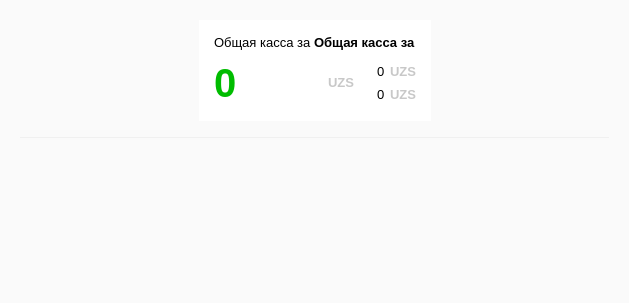
<?xml version="1.0" encoding="UTF-8"?>
<ui version="4.0">
 <class>Dashboard</class>
 <widget class="QWidget" name="Dashboard">
  <property name="geometry">
   <rect>
    <x>0</x>
    <y>0</y>
    <width>629</width>
    <height>303</height>
   </rect>
  </property>
  <property name="windowTitle">
   <string>Form</string>
  </property>
  <property name="styleSheet">
   <string notr="true"/>
  </property>
  <layout class="QGridLayout" name="gridLayout">
   <property name="leftMargin">
    <number>0</number>
   </property>
   <property name="topMargin">
    <number>0</number>
   </property>
   <property name="rightMargin">
    <number>0</number>
   </property>
   <property name="bottomMargin">
    <number>0</number>
   </property>
   <property name="spacing">
    <number>0</number>
   </property>
   <item row="0" column="0">
    <widget class="QFrame" name="frame_2">
     <property name="styleSheet">
      <string notr="true">background-color: rgb(250, 250, 250);
</string>
     </property>
     <property name="frameShape">
      <enum>QFrame::NoFrame</enum>
     </property>
     <property name="frameShadow">
      <enum>QFrame::Plain</enum>
     </property>
     <property name="lineWidth">
      <number>0</number>
     </property>
     <layout class="QVBoxLayout" name="verticalLayout_3" stretch="0,0,1">
      <property name="spacing">
       <number>15</number>
      </property>
      <property name="leftMargin">
       <number>20</number>
      </property>
      <property name="topMargin">
       <number>20</number>
      </property>
      <property name="rightMargin">
       <number>20</number>
      </property>
      <property name="bottomMargin">
       <number>0</number>
      </property>
      <item>
       <layout class="QHBoxLayout" name="horizontalLayout">
        <property name="spacing">
         <number>0</number>
        </property>
        <property name="topMargin">
         <number>0</number>
        </property>
        <item>
         <spacer name="horizontalSpacer_2">
          <property name="orientation">
           <enum>Qt::Horizontal</enum>
          </property>
          <property name="sizeHint" stdset="0">
           <size>
            <width>40</width>
            <height>20</height>
           </size>
          </property>
         </spacer>
        </item>
        <item>
         <widget class="QFrame" name="frame_7">
          <property name="styleSheet">
           <string notr="true">background-color: rgb(255, 255, 255);</string>
          </property>
          <property name="frameShape">
           <enum>QFrame::NoFrame</enum>
          </property>
          <property name="frameShadow">
           <enum>QFrame::Raised</enum>
          </property>
          <property name="lineWidth">
           <number>0</number>
          </property>
          <layout class="QVBoxLayout" name="verticalLayout" stretch="0,0">
           <property name="spacing">
            <number>10</number>
           </property>
           <property name="leftMargin">
            <number>15</number>
           </property>
           <property name="topMargin">
            <number>15</number>
           </property>
           <property name="rightMargin">
            <number>15</number>
           </property>
           <property name="bottomMargin">
            <number>15</number>
           </property>
           <item>
            <layout class="QHBoxLayout" name="horizontalLayout_34" stretch="0,1">
             <property name="spacing">
              <number>0</number>
             </property>
             <property name="topMargin">
              <number>0</number>
             </property>
             <property name="bottomMargin">
              <number>0</number>
             </property>
             <item>
              <widget class="QLabel" name="info_label_18">
               <property name="font">
                <font>
                 <pointsize>10</pointsize>
                 <weight>50</weight>
                 <bold>false</bold>
                </font>
               </property>
               <property name="text">
                <string>Общая касса за </string>
               </property>
               <property name="wordWrap">
                <bool>false</bool>
               </property>
              </widget>
             </item>
             <item>
              <widget class="QLabel" name="today_label">
               <property name="font">
                <font>
                 <pointsize>10</pointsize>
                 <weight>75</weight>
                 <bold>true</bold>
                </font>
               </property>
               <property name="text">
                <string>Общая касса за</string>
               </property>
               <property name="wordWrap">
                <bool>false</bool>
               </property>
              </widget>
             </item>
            </layout>
           </item>
           <item>
            <layout class="QHBoxLayout" name="horizontalLayout_31" stretch="1,0,0">
             <property name="spacing">
              <number>10</number>
             </property>
             <property name="bottomMargin">
              <number>0</number>
             </property>
             <item>
              <widget class="QLabel" name="total_sum_label">
               <property name="font">
                <font>
                 <pointsize>30</pointsize>
                 <weight>75</weight>
                 <bold>true</bold>
                </font>
               </property>
               <property name="styleSheet">
                <string notr="true">color: rgb(0, 188, 0);</string>
               </property>
               <property name="text">
                <string>0</string>
               </property>
              </widget>
             </item>
             <item>
              <widget class="QLabel" name="info_label_13">
               <property name="font">
                <font>
                 <pointsize>10</pointsize>
                 <weight>75</weight>
                 <bold>true</bold>
                </font>
               </property>
               <property name="text">
                <string>&lt;html&gt;&lt;head/&gt;&lt;body&gt;&lt;p&gt;&lt;span style=&quot; color:#c8c8c8;&quot;&gt;UZS&lt;/span&gt;&lt;/p&gt;&lt;/body&gt;&lt;/html&gt;</string>
               </property>
               <property name="wordWrap">
                <bool>false</bool>
               </property>
              </widget>
             </item>
             <item>
              <layout class="QVBoxLayout" name="verticalLayout_15">
               <property name="spacing">
                <number>0</number>
               </property>
               <property name="rightMargin">
                <number>0</number>
               </property>
               <item>
                <layout class="QHBoxLayout" name="horizontalLayout_32" stretch="0,0,0">
                 <property name="spacing">
                  <number>5</number>
                 </property>
                 <property name="bottomMargin">
                  <number>0</number>
                 </property>
                 <item>
                  <widget class="QLabel" name="info_label_14">
                   <property name="pixmap">
                    <pixmap resource="../clientresources.qrc">:/resources/glyphs/65.png</pixmap>
                   </property>
                   <property name="scaledContents">
                    <bool>false</bool>
                   </property>
                  </widget>
                 </item>
                 <item>
                  <widget class="QLabel" name="cards_sum_label">
                   <property name="font">
                    <font>
                     <pointsize>10</pointsize>
                     <weight>50</weight>
                     <bold>false</bold>
                    </font>
                   </property>
                   <property name="text">
                    <string>0</string>
                   </property>
                  </widget>
                 </item>
                 <item>
                  <widget class="QLabel" name="info_label_15">
                   <property name="font">
                    <font>
                     <pointsize>10</pointsize>
                     <weight>75</weight>
                     <bold>true</bold>
                    </font>
                   </property>
                   <property name="text">
                    <string>&lt;html&gt;&lt;head/&gt;&lt;body&gt;&lt;p&gt;&lt;span style=&quot; color:#c8c8c8;&quot;&gt;UZS&lt;/span&gt;&lt;/p&gt;&lt;/body&gt;&lt;/html&gt;</string>
                   </property>
                   <property name="wordWrap">
                    <bool>false</bool>
                   </property>
                  </widget>
                 </item>
                </layout>
               </item>
               <item>
                <layout class="QHBoxLayout" name="horizontalLayout_33" stretch="0,1,0">
                 <property name="spacing">
                  <number>5</number>
                 </property>
                 <property name="bottomMargin">
                  <number>0</number>
                 </property>
                 <item>
                  <widget class="QLabel" name="info_label_16">
                   <property name="font">
                    <font>
                     <pointsize>10</pointsize>
                     <weight>75</weight>
                     <bold>true</bold>
                    </font>
                   </property>
                   <property name="pixmap">
                    <pixmap resource="../clientresources.qrc">:/resources/glyphs/58.png</pixmap>
                   </property>
                  </widget>
                 </item>
                 <item>
                  <widget class="QLabel" name="numbers_sum_label">
                   <property name="font">
                    <font>
                     <pointsize>10</pointsize>
                     <weight>50</weight>
                     <bold>false</bold>
                    </font>
                   </property>
                   <property name="text">
                    <string>0</string>
                   </property>
                  </widget>
                 </item>
                 <item>
                  <widget class="QLabel" name="info_label_17">
                   <property name="font">
                    <font>
                     <pointsize>10</pointsize>
                     <weight>75</weight>
                     <bold>true</bold>
                    </font>
                   </property>
                   <property name="text">
                    <string>&lt;html&gt;&lt;head/&gt;&lt;body&gt;&lt;p&gt;&lt;span style=&quot; color:#c8c8c8;&quot;&gt;UZS&lt;/span&gt;&lt;/p&gt;&lt;/body&gt;&lt;/html&gt;</string>
                   </property>
                   <property name="wordWrap">
                    <bool>false</bool>
                   </property>
                  </widget>
                 </item>
                </layout>
               </item>
              </layout>
             </item>
            </layout>
           </item>
          </layout>
         </widget>
        </item>
        <item>
         <spacer name="horizontalSpacer">
          <property name="orientation">
           <enum>Qt::Horizontal</enum>
          </property>
          <property name="sizeHint" stdset="0">
           <size>
            <width>40</width>
            <height>20</height>
           </size>
          </property>
         </spacer>
        </item>
       </layout>
      </item>
      <item>
       <widget class="Line" name="line">
        <property name="styleSheet">
         <string notr="true">color: rgb(240, 240, 240);</string>
        </property>
        <property name="frameShadow">
         <enum>QFrame::Plain</enum>
        </property>
        <property name="lineWidth">
         <number>0</number>
        </property>
        <property name="orientation">
         <enum>Qt::Horizontal</enum>
        </property>
       </widget>
      </item>
      <item>
       <widget class="QFrame" name="frame">
        <property name="frameShape">
         <enum>QFrame::NoFrame</enum>
        </property>
        <property name="frameShadow">
         <enum>QFrame::Plain</enum>
        </property>
        <property name="lineWidth">
         <number>0</number>
        </property>
       </widget>
      </item>
     </layout>
    </widget>
   </item>
  </layout>
 </widget>
 <resources>
  <include location="../clientresources.qrc"/>
 </resources>
 <connections/>
</ui>
